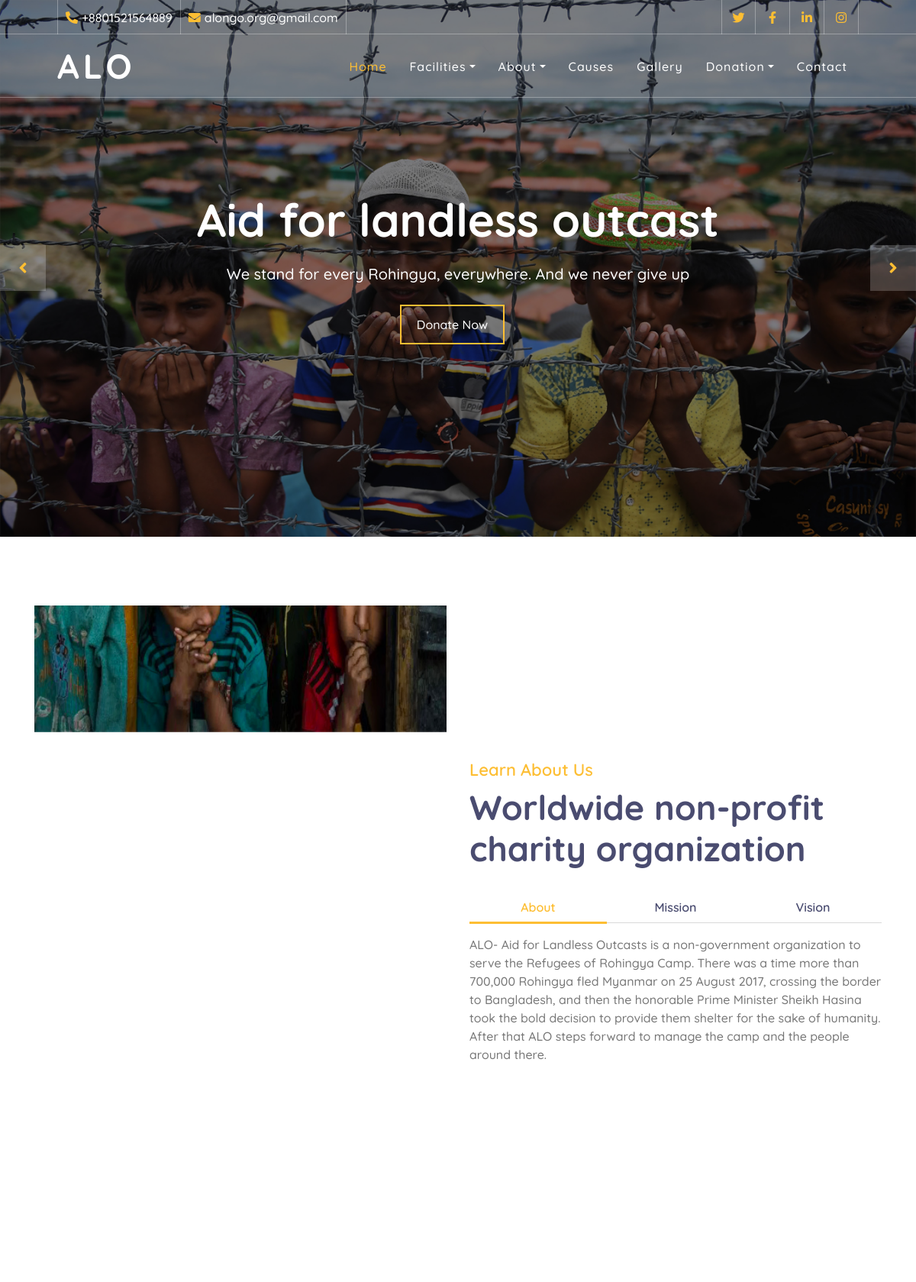
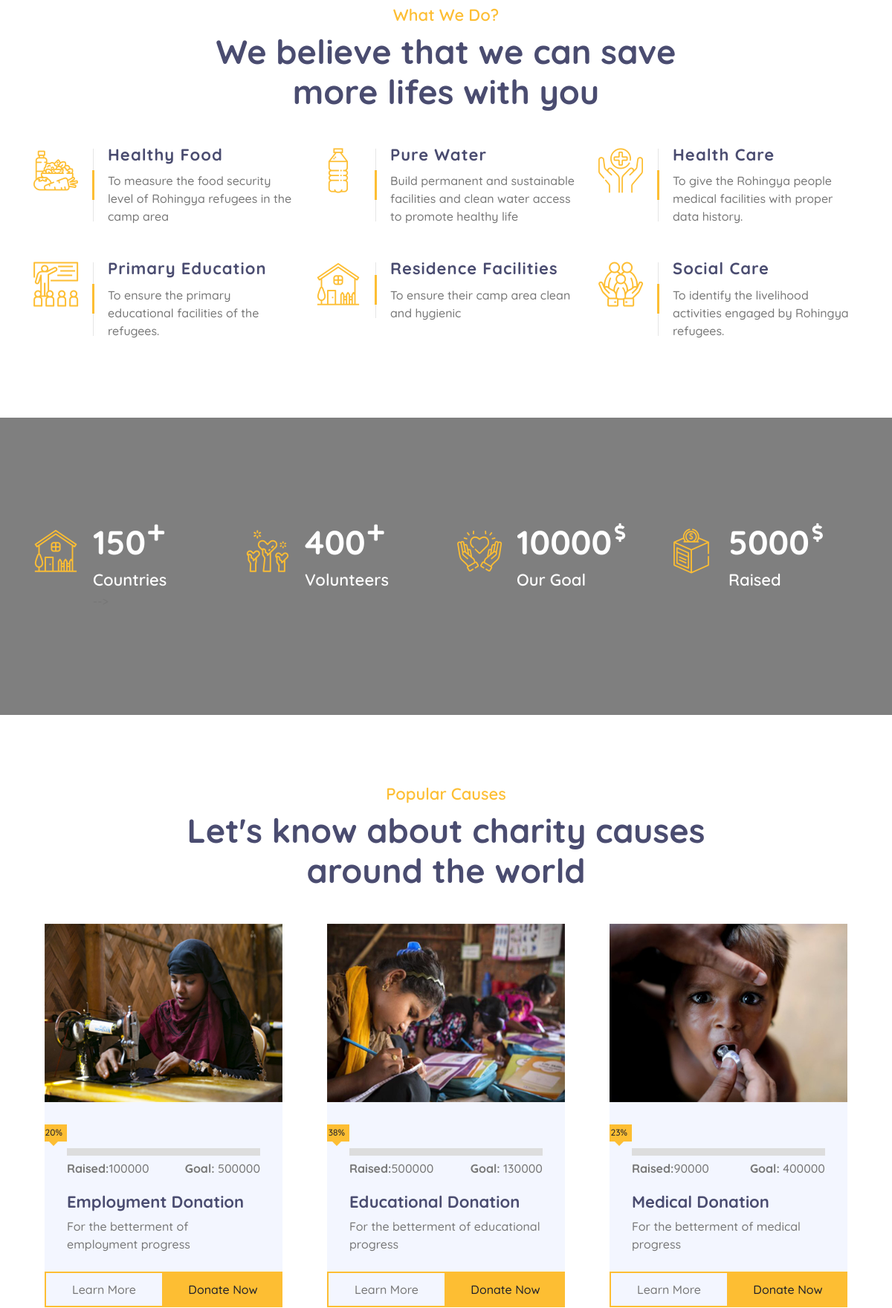
The page / (upper part) on the database its author committed (2 pictures, top to bottom).
### tables this page shows
CREATE TABLE `slider` (
  `s_id` int(10) NOT NULL,
  `s_name` varchar(50) NOT NULL,
  `s_img` text NOT NULL
);

CREATE TABLE `about` (
  `abt_id` int(10) NOT NULL,
  `abt` text NOT NULL,
  `mission` text NOT NULL,
  `vission` text NOT NULL,
  `abt_img` text NOT NULL
);

CREATE TABLE `cause` (
  `id` int(10) NOT NULL,
  `food` text NOT NULL,
  `water` text NOT NULL,
  `health` text NOT NULL,
  `edu` text NOT NULL,
  `residence` text NOT NULL,
  `social` text NOT NULL
);

CREATE TABLE `raise` (
  `id` int(11) NOT NULL,
  `raise1` varchar(70) NOT NULL,
  `goal1` varchar(80) NOT NULL,
  `r1_title` varchar(100) NOT NULL,
  `r1_desc` text NOT NULL,
  `img` text NOT NULL,
  `annual` text NOT NULL
);

### index.php (the view, shortened to what this page needs)
<!DOCTYPE html>
<html lang="en">
    <head>
        <link href="https://stackpath.bootstrapcdn.com/bootstrap/4.4.1/css/bootstrap.min.css" rel="stylesheet">
        <link href="https://cdnjs.cloudflare.com/ajax/libs/font-awesome/5.10.0/css/all.min.css" rel="stylesheet">
        <link href="lib/flaticon/font/flaticon.css" rel="stylesheet">
        <link href="lib/animate/animate.min.css" rel="stylesheet">
        <link href="lib/owlcarousel/assets/owl.carousel.min.css" rel="stylesheet">
        <link href="css/style.css" rel="stylesheet">
    </head>
    <body>
        <div class="top-bar d-none d-md-block">
            <div class="container-fluid">
                <div class="row">
                    <div class="col-md-8">
                        <div class="top-bar-left">
                            <div class="text">
                                <i class="fa fa-phone-alt"></i>
                                <p>+8801521564889</p>
                            </div>
                            <div class="text">
                                <i class="fa fa-envelope"></i>
                                <p>alongo.org@gmail.com</p>
                            </div>
                        </div>
                    </div>
                    <div class="col-md-4">
                        <div class="top-bar-right">
                            <div class="social">
                                <a href="https://twitter.com"><i class="fab fa-twitter"></i></a>
                                <a href="https://facebook.com"><i class="fab fa-facebook-f"></i></a>
                                <a href="https://linkedin.com"><i class="fab fa-linkedin-in"></i></a>
                                <a href="https://instagram.com"><i class="fab fa-instagram"></i></a>
                            </div>
                        </div>
                    </div>
                </div>
            </div>
        </div>
        <div class="navbar navbar-expand-lg bg-dark navbar-dark">
            <div class="container-fluid">
                <a href="index.php" class="navbar-brand">ALO</a>
                <div class="collapse navbar-collapse justify-content-between" id="navbarCollapse">
                    <div class="navbar-nav ml-auto">
                        <a href="index.php" class="nav-item nav-link active">Home</a>
                        <div class="nav-item dropdown">
                            <a href="#" class="nav-link dropdown-toggle" data-toggle="dropdown">Facilities</a>
                        </div>
                        <div class="nav-item dropdown">
                            <a href="#" class="nav-link dropdown-toggle" data-toggle="dropdown">About</a>
                        </div>
                        <a href="causes.php" class="nav-item nav-link">Causes</a>
                        <a href="blog.php" class="nav-item nav-link">Gallery</a>
                        <div class="nav-item dropdown">
                            <a href="#" class="nav-link dropdown-toggle" data-toggle="dropdown">Donation</a>
                        </div>
                        <a href="contact.php" class="nav-item nav-link">Contact</a>
                    </div>
                </div>
            </div>
        </div>
        <div class="carousel">
            <div class="container-fluid">
            <?php
    $db=new mysqli("localhost","root","","alo");
    $get_slider="select * from slider LIMIT 0,1";
    $run_slider=mysqli_query($db,$get_slider);
    while($row=mysqli_fetch_array($run_slider)){
    ?>
   <?php
    $get_slider="select * from slider LIMIT 1,3 ";
    $run_slider=mysqli_query($db,$get_slider);
    while($row=mysqli_fetch_array($run_slider)){
    ?>
                <div class="owl-carousel">
                    <div class="carousel-item">
                           <div class="carousel-img">
                            <img src="admin/slider_img/<?php echo $row['s_img'];?>" alt="Image">
                            </div>
                       <div class="carousel-text">
                            <h1>Aid for landless outcast</h1>
                            <p>
                            We stand for every Rohingya, everywhere.
And we never give up
                            </p>
                            <div class="carousel-btn">
                                <a class="btn btn-custom" href="donate.php">Donate Now</a>
                                </div>
                        </div>
    </div>
    <?php
    }
}
?>
            </div>
         </div>
    </div>
                </div>
        </div>
        <div class="about">
            <div class="container">
                <div class="row align-items-center">
                    <div class="col-lg-6">
                    <?php
                             $db=new mysqli("localhost","root","","alo");
                             $query = "select * from about";
                             $run=mysqli_query($db, $query);
                             $check=mysqli_num_rows($run)> 0;
                             if($check){
                                while($row=mysqli_fetch_assoc($run)){
                            ?>
                        <div class="about-img" data-parallax="scroll" data-image-src="admin/abt_img/<?php echo $row['abt_img'];?>"></div>
                    </div>
                    <div class="col-lg-6">
                        <div class="section-header">
                            <p>Learn About Us</p>
                            <h2>Worldwide non-profit charity organization</h2>
                        </div>
                        <div class="about-tab">
                            <ul class="nav nav-pills nav-justified">
                                <li class="nav-item">
                                    <a class="nav-link active" data-toggle="pill" href="#tab-content-1">About</a>
                                </li>
                                <li class="nav-item">
                                    <a class="nav-link" data-toggle="pill" href="#tab-content-2">Mission</a>
                                </li>
                                <li class="nav-item">
                                    <a class="nav-link" data-toggle="pill" href="#tab-content-3">Vision</a>
                                </li>
                            </ul>
                            <div class="tab-content">
                                <div id="tab-content-1" class="container tab-pane active">
                                    <?php echo $row['abt'];?>
                                </div>
                            </div>
                            <?php
                                }
                            }
                            else{
                                echo "no faculty found";
                            }?>
                        </div>
                    </div>
                </div>
            </div>
        </div>
        <div class="service">
            <div class="container">
                <div class="section-header text-center">
                    <p>What We Do?</p>
                    <h2>We believe that we can save more lifes with you</h2>
                </div>
                <div class="row">
                <?php
                             $db=new mysqli("localhost","root","","alo");
                             $query = "select * from cause";
                             $run=mysqli_query($db, $query);
                             $check=mysqli_num_rows($run)> 0;
                             if($check){
                                while($row=mysqli_fetch_assoc($run)){
                            ?>
                    <div class="col-lg-4 col-md-6">
                        <div class="service-item">
                            <div class="service-icon">
                                <i class="flaticon-diet"></i>
                            </div>
                            <div class="service-text">
                                <h3>Healthy Food</h3>
                                <p><?php echo $row['food'];?></p>
                            </div>
                        </div>
                    </div>
                    <div class="col-lg-4 col-md-6">
                        <div class="service-item">
                            <div class="service-icon">
                                <i class="flaticon-water"></i>
                            </div>
                            <div class="service-text">
                                <h3>Pure Water</h3>
                                <p><?php echo $row['water'];?></p>
                            </div>
                        </div>
                    </div>
                    <div class="col-lg-4 col-md-6">
                        <div class="service-item">
                            <div class="service-icon">
                                <i class="flaticon-healthcare"></i>
                            </div>
                            <div class="service-text">
                                <h3>Health Care</h3>
                                <p><?php echo $row['health'];?></p>
                            </div>
                        </div>
                    </div>
                    <div class="col-lg-4 col-md-6">
                        <div class="service-item">
                            <div class="service-icon">
                                <i class="flaticon-education"></i>
                            </div>
                            <div class="service-text">
                                <h3>Primary Education</h3>
                                <p><?php echo $row['edu'];?></p>
                            </div>
                        </div>
                    </div>
                    <div class="col-lg-4 col-md-6">
                        <div class="service-item">
                            <div class="service-icon">
                                <i class="flaticon-home"></i>
                            </div>
                            <div class="service-text">
                                <h3>Residence Facilities</h3>
                                <p><?php echo $row['residence'];?></p>
                            </div>
                        </div>
                    </div>
                    <div class="col-lg-4 col-md-6">
                        <div class="service-item">
                            <div class="service-icon">
                                <i class="flaticon-social-care"></i>
                            </div>
                            <div class="service-text">
                                <h3>Social Care</h3>
                                <p><?php echo $row['social'];?></p>
                            </div>
                        </div>
                    </div>
                    <?php
                                }
                            }
                            else{
                                echo "no faculty found";
                            }?>
                </div>
            </div>
        </div>
        <div class="facts" data-parallax="scroll" data-image-src="img/facts.jpg">
            <div class="container">
                <div class="row">
                     <div class="col-lg-3 col-md-6">
                        <div class="facts-item">
                            <i class="flaticon-home"></i>
                            <div class="facts-text">
                                <h3 class="facts-plus" data-toggle="counter-up">150</h3>
                                <p>Countries</p> -->
                             </div>
                        </div>
                    </div>
                    <div class="col-lg-3 col-md-6">
                        <div class="facts-item">
                            <i class="flaticon-charity"></i>
                            <div class="facts-text">
                                <h3 class="facts-plus" data-toggle="counter-up">400</h3>
                                <p>Volunteers</p>
                            </div>
                        </div>
                    </div>
                    <div class="col-lg-3 col-md-6">
                        <div class="facts-item">
                            <i class="flaticon-kindness"></i>
                            <div class="facts-text">
                                <h3 class="facts-dollar" data-toggle="counter-up">10000</h3>
                                <p>Our Goal</p>
                            </div>
                        </div>
                    </div>
                    <div class="col-lg-3 col-md-6">
                        <div class="facts-item">
                            <i class="flaticon-donation"></i>
                            <div class="facts-text">
                                <h3 class="facts-dollar" data-toggle="counter-up">5000</h3>
                                <p>Raised</p>
                            </div>
                        </div>
                    </div>
                </div>
            </div>
        </div>
        <div class="causes">
            <div class="container">
                <div class="section-header text-center">
                    <p>Popular Causes</p>
                    <h2>Let's know about charity causes around the world</h2>
                </div>
    <div class="row">
    <?php
                             $db=new mysqli("localhost","root","","alo");
                             $query = "select * from raise";
                             $run=mysqli_query($db, $query);
                             $check=mysqli_num_rows($run)> 0;
                             if($check){
                                while($row=mysqli_fetch_assoc($run)){
                            ?>
               <div class="col-lg-4 col-md-5">
                    <div class="causes-item">
                        <div class="causes-img">
                            <img src="admin/c_img/<?php echo $row ['img'];?>" alt="Image" >
                        </div>
                        <div class="causes-progress">
                            <div class="progress">
                                <div class="progress-bar" role="progressbar" aria-valuenow="50" aria-valuemin="0" aria-valuemax="100">
                                    <span><?php echo $row['annual'];?></span>
                                </div>
                            </div>
                            <div class="progress-text">
                                <p><strong>Raised:</strong><?php echo $row['raise1'];?></p>
                                <p><strong>Goal:</strong> <?php echo $row['goal1'];?></p>
                            </div>
                        </div>
                        <div class="causes-text">
                            <h3><?php echo $row['r1_title'];?></h3>
                            <p><?php echo $row['r1_desc'];?></p>
                        </div>
                        <div class="causes-btn">
                            <a class="btn btn-custom" href="blog.php">Learn More</a>
                            <a class="btn btn-custom" href="donate.php">Donate Now</a>
                        </div>
                    </div>
                        </div>
                        <?php
                                }
                            }
?>
                             </div>
             </div>
            </div>
    </body>
</html>

### rows shown on the page
slider: s_img (picture)
about: abt "ALO- Aid for Landless Outcasts is a non-government organization to serve the Refugees of Rohingya Camp. There was a time more than 700,000 Rohingya fled Myanmar on 25 August 2017, crossing the border to Bangladesh, and then the honorable Prime Minister Sheikh Hasina took the bold decision to provide them shelter for the sake of humanity. After that ALO steps forward to manage the camp and the people around there."
cause: food "To measure the food security level of Rohingya refugees in the camp area", water "Build permanent and sustainable facilities and clean water access to promote healthy life", health "To give the Rohingya people medical facilities with proper data history.", edu "To ensure the primary educational facilities of the refugees.", residence "To ensure their camp area clean and hygienic", social "To identify the livelihood activities engaged by Rohingya refugees."
raise: img (picture), annual "20%", raise1 "100000", goal1 "500000", r1_title "Employment Donation", r1_desc "For the betterment of employment progress"
raise: img (picture), annual "38%", raise1 "500000", goal1 "130000", r1_title "Educational Donation", r1_desc "For the betterment of educational progress"
raise: img (picture), annual "23%", raise1 "90000", goal1 "400000", r1_title "Medical Donation", r1_desc "For the betterment of medical progress"
